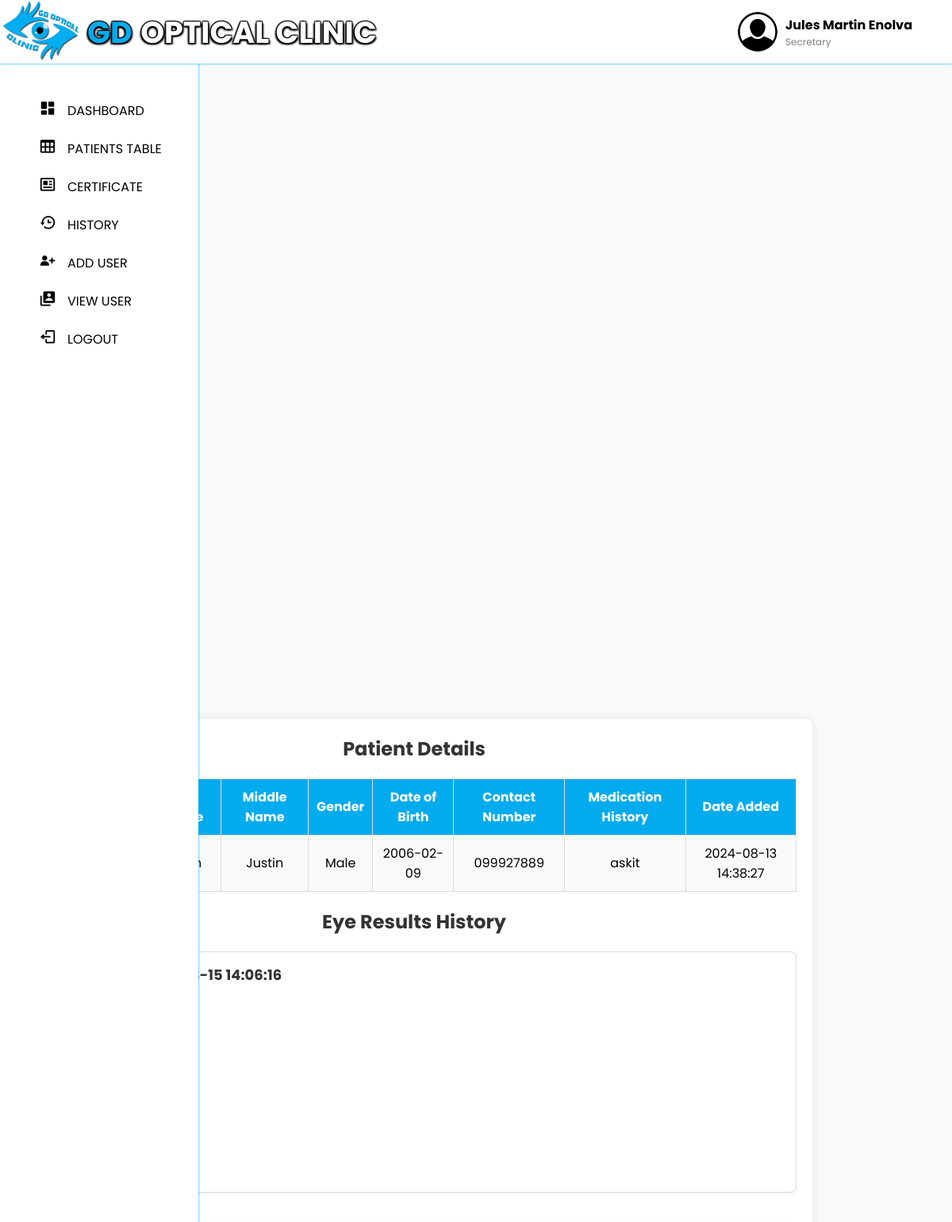
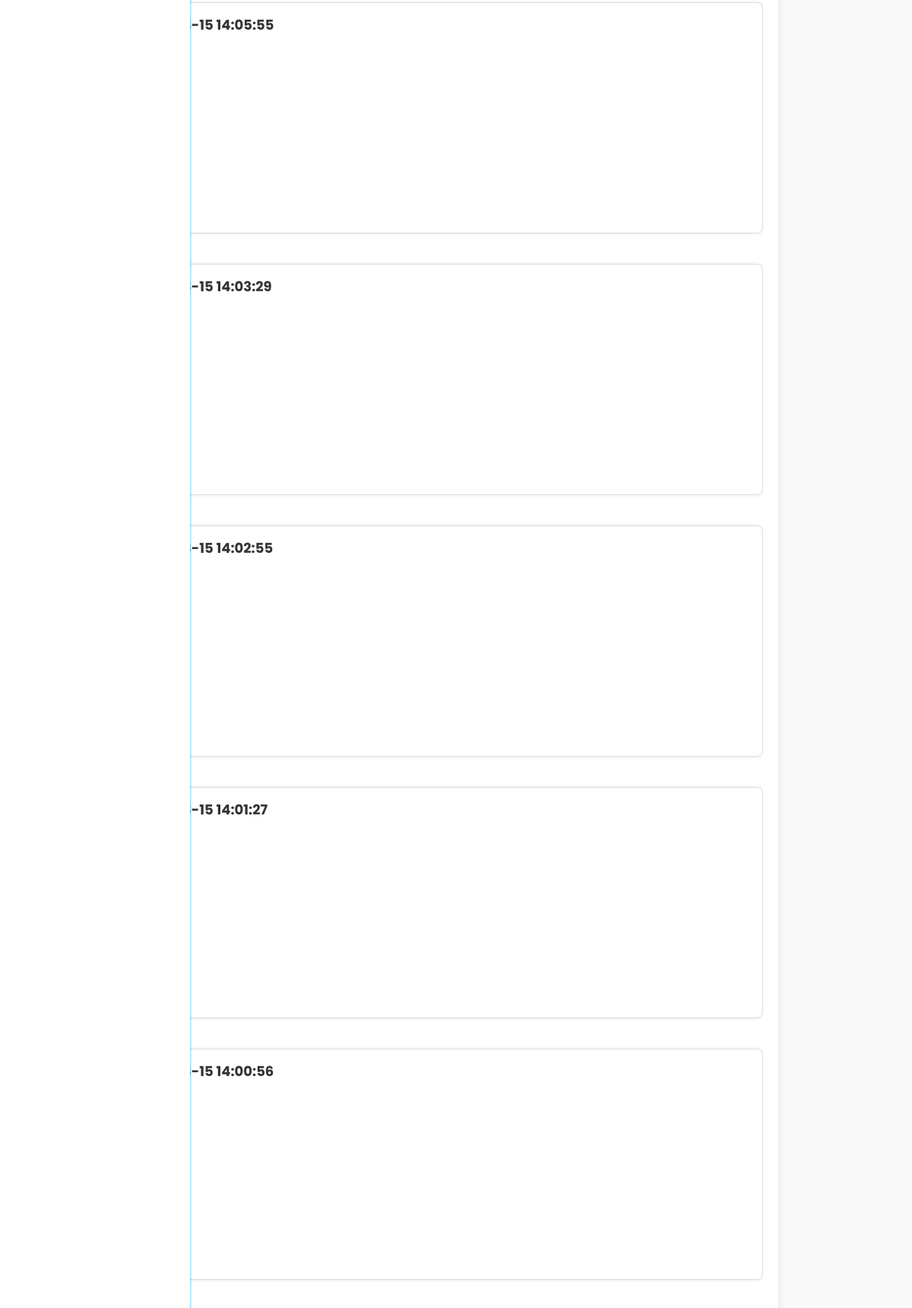
The page /doctor_history_result.php?id=3 (signed in, upper part) on the database its author committed (2 pictures, top to bottom).
### tables this page shows
CREATE TABLE `accounts` (
  `accounts_id` int(11) NOT NULL,
  `username` varchar(50) NOT NULL,
  `password` varchar(255) NOT NULL,
  `fullname` varchar(100) NOT NULL,
  `gender` enum('male','female','other') NOT NULL,
  `birthdate` date NOT NULL,
  `address` varchar(255) NOT NULL,
  `contact_number` varchar(20) NOT NULL,
  `account_type` enum('doctor','secretary') NOT NULL DEFAULT 'secretary'
);

CREATE TABLE `patients` (
  `patients_id` int(6) NOT NULL,
  `first_name` varchar(255) NOT NULL,
  `last_name` varchar(255) NOT NULL,
  `middle_name` varchar(255) DEFAULT NULL,
  `address` varchar(255) NOT NULL,
  `medication_history` text DEFAULT NULL,
  `date_of_birth` date NOT NULL,
  `gender` varchar(10) NOT NULL,
  `contact_no` varchar(15) NOT NULL,
  `date_added` timestamp NOT NULL DEFAULT current_timestamp() ON UPDATE current_timestamp()
);

CREATE TABLE `eye_result` (
  `eye_result_id` int(11) NOT NULL,
  `patients_id` int(11) NOT NULL,
  `r_sphere` varchar(255) NOT NULL,
  `l_sphere` varchar(255) NOT NULL,
  `r_cylinder` varchar(255) NOT NULL,
  `l_cylinder` varchar(255) NOT NULL,
  `r_axis` varchar(255) NOT NULL,
  `l_axis` varchar(255) NOT NULL,
  `pd` varchar(255) NOT NULL,
  `date_added` timestamp NOT NULL DEFAULT current_timestamp() ON UPDATE current_timestamp()
);

### doctor_history_result.php (the view, shortened to what this page needs)
<?php
include('doctor_homepage.php');
include('db.php');
if (isset($_GET['id'])) {
    $id = intval($_GET['id']);
    $sql = "SELECT * FROM patients WHERE patients_id = $id";
    $result = $conn->query($sql);
    if ($result->num_rows > 0) {
        $patient = $result->fetch_assoc();
    } else {
        echo "Record not found";
        exit;
    }
    $sql_eye_results = "SELECT * FROM eye_result WHERE patients_id = $id ORDER BY date_added DESC";
    $eye_results_result = $conn->query($sql_eye_results);
} else {
    echo "Invalid request";
    exit;
}
?>
<!DOCTYPE html>
<html lang="en">
<head>
    <link rel="stylesheet" href="css/doctor_history_result.css">
    <link rel="stylesheet" href="https://cdnjs.cloudflare.com/ajax/libs/font-awesome/6.0.0-beta3/css/all.min.css">
</head>
<body>
    <div class="container">
        <h2>Patient Details</h2>
        <table class="details-table">
            <thead>
                <tr>
                    <th>ID</th>
                    <th>Last Name</th>
                    <th>First Name</th>
                    <th>Middle Name</th>
                    <th>Gender</th>
                    <th>Date of Birth</th>
                    <th>Contact Number</th>
                    <th>Medication History</th>
                    <th>Date Added</th>
                </tr>
            </thead>
            <tbody>
                <tr>
                    <td><?php echo $patient['patients_id']; ?></td>
                    <td><?php echo $patient['last_name']; ?></td>
                    <td><?php echo $patient['first_name']; ?></td>
                    <td><?php echo $patient['middle_name']; ?></td>
                    <td><?php echo $patient['gender']; ?></td>
                    <td><?php echo $patient['date_of_birth']; ?></td>
                    <td><?php echo $patient['contact_no']; ?></td>
                    <td><?php echo $patient['medication_history']; ?></td>
                    <td><?php echo $patient['date_added']; ?></td>
                </tr>
            </tbody>
        </table>
        <h2>Eye Results History</h2>
        <div class="eye-results-container">
            <?php if ($eye_results_result->num_rows > 0): ?>
                <?php while ($eye_row = $eye_results_result->fetch_assoc()): ?>
                    <div class="eye-result-box">
                        <h3>Date Added: <?php echo $eye_row['date_added']; ?></h3>
                        <p><strong>Right Sphere:</strong> <?php echo $eye_row['r_sphere']; ?></p>
                        <p><strong>Left Sphere:</strong> <?php echo $eye_row['l_sphere']; ?></p>
                        <p><strong>Right Axis:</strong> <?php echo $eye_row['r_axis']; ?></p>
                        <p><strong>Left Axis:</strong> <?php echo $eye_row['l_axis']; ?></p>
                        <p><strong>Right Cylinder:</strong> <?php echo $eye_row['r_cylinder']; ?></p>
                        <p><strong>Left Cylinder:</strong> <?php echo $eye_row['l_cylinder']; ?></p>
                        <p><strong>Pupillary Distance:</strong> <?php echo $eye_row['pd']; ?></p>
                        <p><strong>eye result id</strong> <?php echo $eye_row['eye_result_id']; ?></p>
                    </div>
                <?php endwhile; ?>
            <?php else: ?>
                <p>No eye results found</p>
            <?php endif; ?>
        </div>
    </div>
</body>
</html>

### doctor_homepage.php (shortened to what this page needs)
<?php
include 'db.php';
$user_fullname = '';
$user_role = '';
if (isset($_SESSION['username'])) {
    $username = $_SESSION['username'];
    $sql = "SELECT fullname, account_type FROM accounts WHERE username='$username'";
    $result = $conn->query($sql);
    if ($result->num_rows == 1) {
        $row = $result->fetch_assoc();
        $user_fullname = $row['fullname'];
        $user_role = $row['account_type'];
    }
} else {
    header("Location: login.php");
    exit();
}
?>
<!DOCTYPE html>
<html lang="en">
  <head>
    <link href="https://unpkg.com/boxicons@2.1.4/css/boxicons.min.css" rel="stylesheet" />
    <link rel="stylesheet" href="https://cdnjs.cloudflare.com/ajax/libs/font-awesome/5.15.4/css/all.min.css"/>
    <link rel="stylesheet" href="css/style.css" />
  </head>
  <body>
  <div class="user-info">
            <img src="images/user-icon.png" alt="User Icon" class="user-icon">
            <div class="user-details">
                <span class="name"><?php echo $user_fullname; ?></span>
                <span class="role"><?php echo ucfirst($user_role); ?></span>
            </div>
        </div>
    <nav class="navbar">
      <div class="logo-container">
          <img src="images/logo.png" alt="Logo">
      </div>
      <div class="text-container">
          <h2 class="text"><span class="highlight">GD</span> <span class="white-text">OPTICAL CLINIC</span></h2>
      </div>
     </nav>
     <nav class="sidebar">
      <div class="menu_content">
        <ul class="menu_items">
          <li class="item">
            <a href="doctor_dashboard.php" class="nav_link submenu_item">
              <span class="navlink_icon">
                <i class='bx bxs-dashboard'></i>
              </span>
              <span class="navlink">DASHBOARD</span>
            </a>
          </li>
          <li class="item">
            <a href="doctor_table.php" class="nav_link submenu_item">
              <span class="navlink_icon">
                <i class='bx bx-table' ></i>
              </span>
              <span class="navlink">PATIENTS TABLE</span>
            </a>
          </li>
          <li class="item">
            <a href="doctor_certificate.php" class="nav_link submenu_item">
              <span class="navlink_icon">
                <i class='bx bx-news' ></i>
              </span>
              <span class="navlink">CERTIFICATE</span>
            </a>
          </li>
          <li class="item">
            <a href="doctor_history.php" class="nav_link submenu_item">
              <span class="navlink_icon">
                <i class='bx bx-history' ></i>
              </span>
              <span class="navlink">HISTORY</span>
            </a>
          </li>
          <li class="item">
            <a href="add_user_secretary.php" class="nav_link submenu_item">
              <span class="navlink_icon">
                <i class='bx bxs-user-plus' ></i>
              </span>
              <span class="navlink">ADD USER</span>
            </a>
          </li>
          <li class="item">
            <a href="doctor_users.php" class="nav_link submenu_item">
              <span class="navlink_icon">
                <i class='bx bxs-user-account' ></i>
              </span>
              <span class="navlink">VIEW USER</span>
            </a>
          </li>
          <li class="item">
            <a href="gdopticalclinic.php" class="nav_link submenu_item">
              <span class="navlink_icon">
              <i class='bx bx-log-out' ></i>
              </span>
              <span class="navlink">LOGOUT</span>
            </a>
          </li>
    </nav>
  </body>
</html>

### css/style.css (style rules this page uses)
* { margin: 0; padding: 0; box-sizing: border-box; font-family: "Poppins", sans-serif; }
:root { --white-color: #fff; --blue-color: #4070f4; --grey-color: #707070; --grey-color-light: #aaa; }
body { background-color: #e7f2fd; transition: all 0.5s ease; }
.navbar { position: fixed; top: 0; width: 100%; left: 0; background-color: var(--white-color); display: flex; align-items: center; justify-content: space-between; padding: 40px 0px; z-index: 1000; box-shadow: 0 0 3px #01abee; }
.logo-container { position: fixed; top: -12px; left: 2px; z-index: 1100; }
.logo-container img { width: 150px; height: auto; }
.user-info { display: flex; align-items: center; position: fixed; top: 15px; right: 50px; z-index: 1100; }
.user-icon { width: 50px; height: 50px; border-radius: 50%; margin-right: 10px; }
.user-details { display: flex; flex-direction: column; align-items: flex-start; }
.user-details .name { font-weight: bold; }
.user-details .role { font-size: 12px; color: gray; }
.navbar img { width: 100px; height: 100px; object-fit: cover; border-radius: 0%; }
.text { font-family: "Swis721 Blk BT", sans-serif; font-size: 38px; color: #01abee; text-transform: uppercase; text-shadow: -1px -1px 1px #000, 1px -1px 1px #000, -2px 2px 2px #000, 2px 2px 2px #000; }
.text-container { position: absolute; top: 12px; left: 110px; z-index: 1000; }
.highlight { color: #01abee; }
.white-text { color: #ffffff; }
body { display: flex; justify-content: center; align-items: center; height: 100vh; margin: -280px; font-family: Arial, sans-serif; background-color: #f0f2f5; overflow: hidden; }
.sidebar { background-color: var(--white-color); width: 250px; position: fixed; top: 15px; left: 0; height: 100%; padding: 100px 20px; z-index: 100; overflow-y: scroll; box-shadow: 0 0 3px #01abee; transition: all 0.5s ease; }
.menu_content { position: relative; }
.menu_items { padding: 0; list-style: none; }
.navlink_icon { position: relative; font-size: 22px; min-width: 50px; line-height: 40px; display: inline-block; text-align: center; border-radius: 6px; }
.navlink_icon::before { content: ""; position: absolute; height: 100%; width: calc(100% + 100px); left: -20px; }
.sidebar .nav_link { display: flex; align-items: center; width: 100%; padding: 4px 15px; border-radius: 8px; text-decoration: none; color: #000000; white-space: nowrap; }
.submenu_item { cursor: pointer; }

### css/doctor_history_result.css (style rules this page uses)
body { font-family: Arial, sans-serif; background-color: #f9f9f9; margin: auto; padding: 20px; box-sizing: border-box; overflow-y: scroll; position: absolute; right: 13%; }
.container { width: 100%; max-width: 1200px; margin: auto; background-color: #fff; padding: 20px; box-shadow: 0 0 10px rgba(0, 0, 0, 0.1); border-radius: 8px; }
h2 { text-align: center; color: #333; margin-bottom: 20px; }
table.details-table { width: 100%; border-collapse: collapse; margin: 20px 0; }
table.details-table th, table.details-table td { border: 1px solid #ddd; padding: 10px; text-align: center; }
table.details-table th { background-color: #01abee; color: #fff; font-weight: bold; }
table.details-table td { background-color: #f9f9f9; }
.eye-results-container { display: flex; flex-direction: column; gap: 40px; margin-bottom: 20px; max-height: 70vh; overflow-y: auto; }
.eye-result-box { background-color: #fff; border: 1px solid #ddd; padding: 15px; border-radius: 8px; box-shadow: 0 0 5px rgba(0, 0, 0, 0.1); width: 100%; box-sizing: border-box; }
.eye-result-box h3 { margin-top: 0; font-size: 18px; color: #333; }
.eye-result-box p { margin: 5px 0; font-size: 16px; color: #555; }
.eye-result-box p strong { color: #333; }

### rows shown on the page
accounts: fullname "Jules Martin Enolva", account_type "Secretary"
patients: middle_name "Justin", gender "Male", date_of_birth "2006-02-09", contact_no "099927889", medication_history "askit", date_added "2024-08-13 14:38:27"
eye_result: date_added "2024-08-15 14:06:16"
eye_result: date_added "2024-08-15 14:05:55"
eye_result: date_added "2024-08-15 14:03:29"
eye_result: date_added "2024-08-15 14:02:55"
eye_result: date_added "2024-08-15 14:01:27"
eye_result: date_added "2024-08-15 14:00:56"
